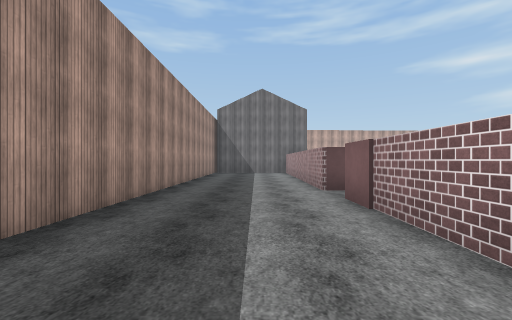
View 1 (above)

22 first-person views from a walk through a 3-D level made in the Unity game engine. The camera is 1.4 m above the floor, looks level and sees 90° across. The floor is counted in squares, 2 m on a side. Each view is taken from the middle of a square. On the plan, view 1 faces up. The plan holds only what a view shows up to about 9 squares ahead; the rest is blank. The player character is not drawn. Some animated figures are left out. Surface patterns are stand-ins for the level's own textures.

View 2
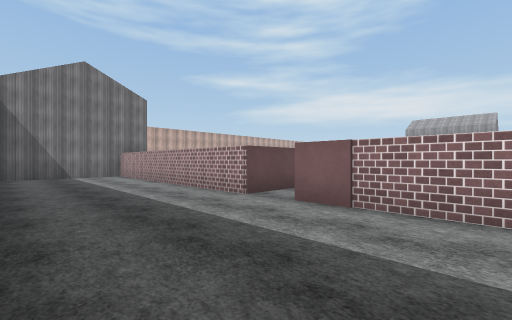

View 3
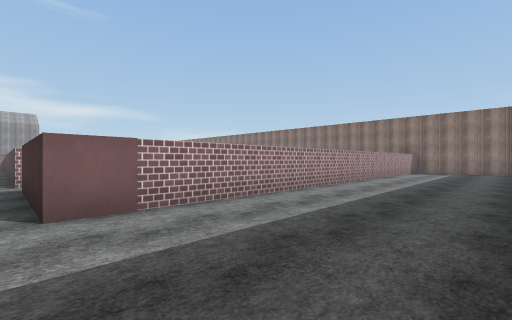

View 4
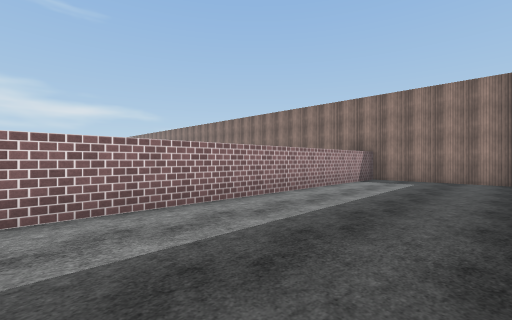

View 5
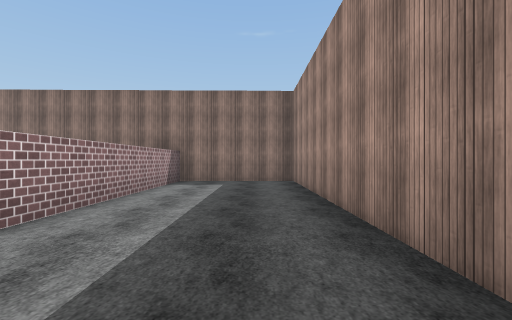

View 6
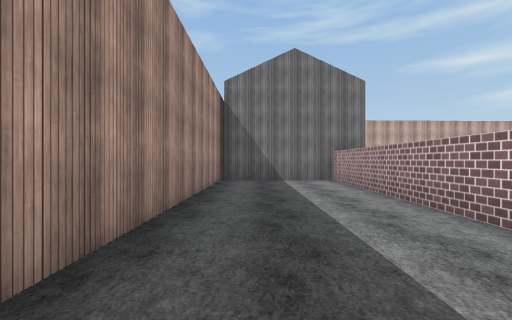

View 7
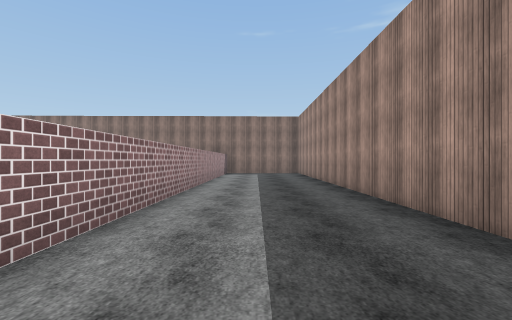

View 8
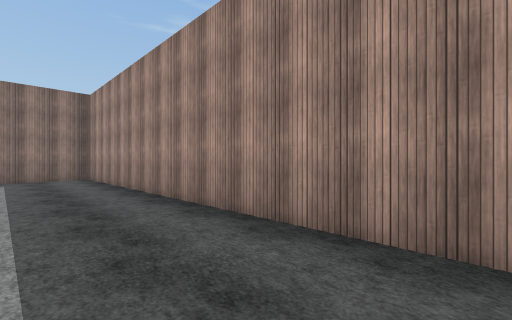

View 9
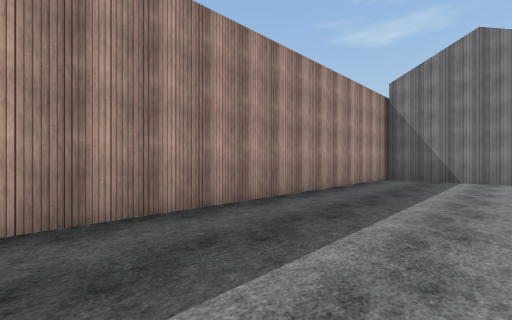

View 10
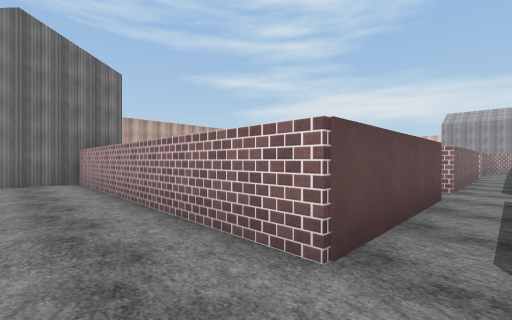

View 11
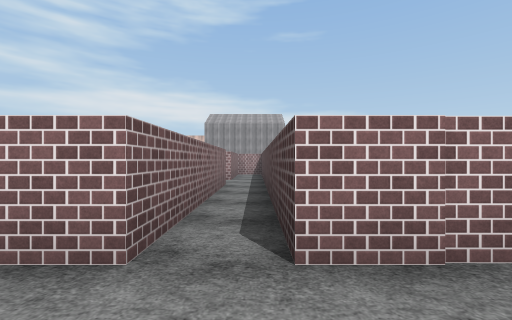

View 12
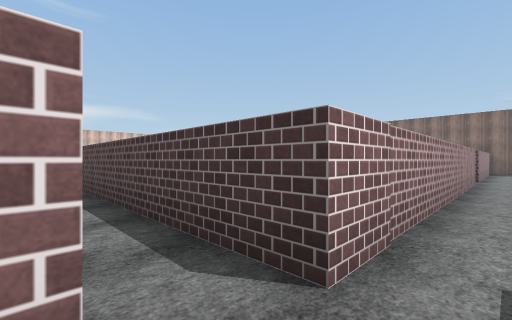

View 13
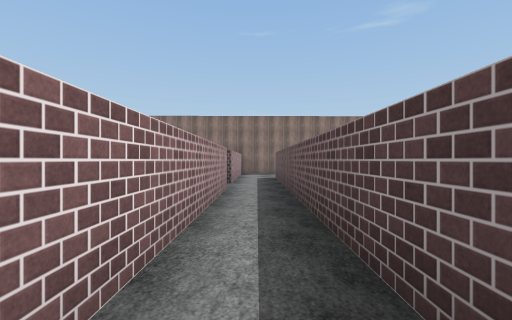

View 14
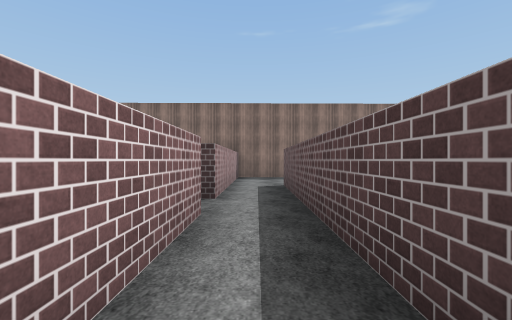

View 15
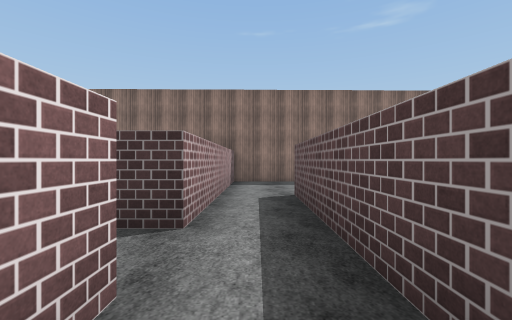

View 16
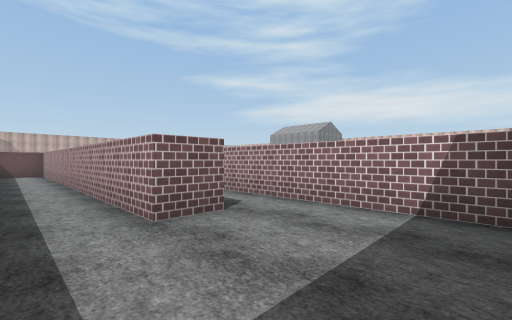

View 17
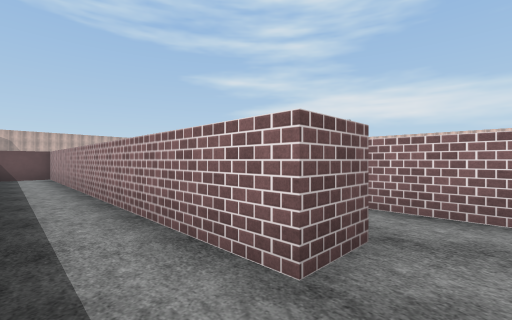

View 18
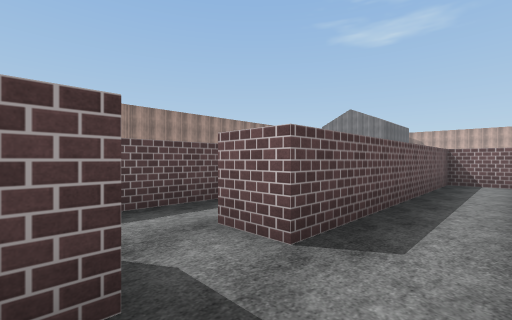

View 19
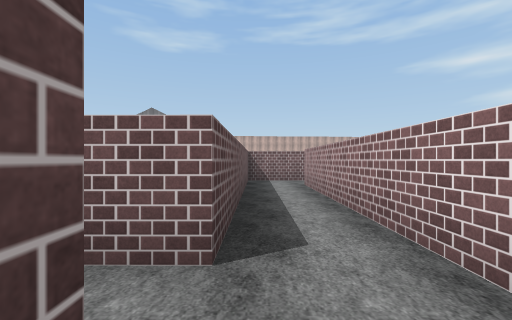

View 20
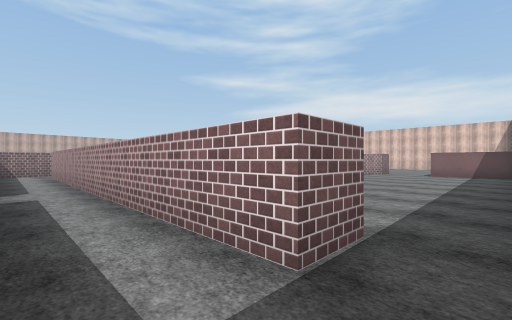

View 21
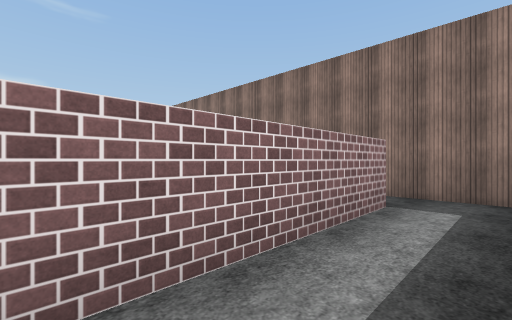

View 22
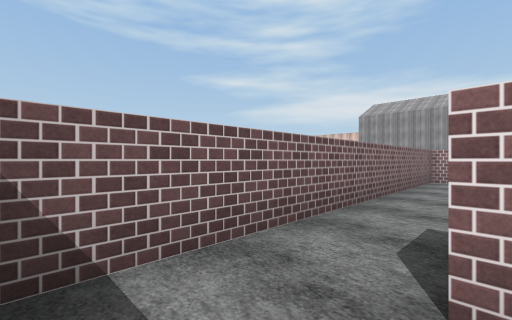

### Floor plan
Points are (right, up) in squares from view 1. A wall is a line through its corners. A room is listed if a view was taken in it or the views show most of it. See-through windows are left out.
Room 1 (views 1, 2, 3, 4, 5, 6, 7, 8, 9, 10)
walls: (-2.3, 0.7) (-2.3, -10.5) (1.5, -10.5) (1.7, 3.6); (1.5, 5.8) (1.6, 13.8); (-2.3, 13.1) (-2.3, 2.2)
ways out: opening at (2, 4.5) to room 2
Room 2 (views 11, 16, 17)
walls: (5.2, -7.1) (4.2, -7.1) (4.3, 3); (6.7, -10) (6.7, -7.5); (4.7, -10.4) (6.8, -10.4)
ways out: opening at (2, 4.5) to room 1; opening at (5, 5.5) to room 3; opening at (6, -8) to room 4
objects: other object (2, 4) to (4, 4); other object (3, 6) to (5, 6)
Room 3 (view 12)
walls: (6.7, 5.9) (6.7, 6.7)
ways out: opening at (5, 5.5) to room 2; opening at (6, 6) to room 4
Room 4 (views 13, 14, 15)
walls: (5.3, 2.3) (5.2, -7.1); (6.7, -3.3) (6.7, 4.7) (13.2, 4.7); (12.2, 5.9) (6.7, 5.9); (6.7, -7.5) (6.7, -4.6)
ways out: opening at (6, -8) to room 2; opening at (6, 6) to room 3; opening at (7, -4) to room 5; opening at (13, 6)
Room 5 (views 18, 19, 20, 21, 22)
walls: (6.7, -4.6) (7.7, -4.6) (7.7, -5); (9.3, -9.1) (9.4, 2.2); (7.9, -10.3) (9.8, -10.3); (9.6, 3.7) (7.8, 3.7) (7.7, -3.3) (6.7, -3.3)
ways out: opening at (7, -4) to room 4; opening at (10, -10); opening at (10, 3)

Where each view was taken, in squares from view 1:
view 1: 0 up, 0 right, facing up
view 2: 2 up, 2 left, facing up-right
view 3: 5 up, 2 left, facing down-right
view 4: 1 down, 2 left, facing down-right
view 5: 2 down, 1 left, facing down
view 6: 5 up, 1 left, facing up
view 7: 3 up, 0 right, facing down
view 8: 0 up, 0 right, facing down-left
view 9: 4 up, 1 right, facing up-left
view 10: 5 up, 0 right, facing up-right
view 11: 5 up, 5 right, facing right
view 12: 6 up, 6 right, facing down-right
view 13: 3 up, 6 right, facing down
view 14: 0 up, 6 right, facing down
view 15: 2 down, 6 right, facing down
view 16: 10 down, 3 right, facing up-right
view 17: 8 down, 3 right, facing up-right
view 18: 5 down, 9 right, facing up-left
view 19: 5 down, 8 right, facing up
view 20: 10 down, 8 right, facing up-right
view 21: 5 down, 8 right, facing down-right
view 22: 2 up, 8 right, facing up-right
